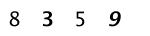
#> input picture keras_dir/biblio1/Project17_CaptchaBreaker/captcha_breaker/downloads/00315.jpg, 150 x 36 px; its folder holds only this picture in this run
$ python annotate.py
#> lines starting #> are read from the running program, lines starting #| are printed output that depends on the picture; after the words box and inside, x2 and y2 are one past the last pixel; in counts of white or black regions, pixels touching at a corner belong together
# import the necessary packages
from imutils import paths
import imutils
import cv2
import os

# construct the argparser
args = {
    'input': 'downloads',
    'annot': 'dataset'
}

# %% grab the image paths then initialise the dict of characters counts
imagePaths = list(paths.list_images(args['input']))
counts = {}

for i, imagePath in enumerate(imagePaths):
    # display an update to the user
    print(imagePath)
    print(f'[INFO] processing image {i + 1}/{len(imagePaths)}')

    try:
        # load the image and convert to grayscale then oad the image
        image = cv2.imread(imagePath)
#> image is the input picture: shape (36, 150, 3); min 0, max 255, mean 241.7
        gray = cv2.cvtColor(image, cv2.COLOR_BGR2GRAY)
        gray = cv2.copyMakeBorder(gray, 8, 8, 8, 8, cv2.BORDER_REPLICATE)
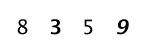
#> gray: shape (52, 166); min 0, max 255, mean 246.7

        # threshold the image to reveal the digits
        thresh = cv2.threshold(gray, 0, 255, cv2.THRESH_BINARY_INV |
                               cv2.THRESH_OTSU)[1]
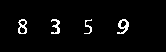
#> thresh: shape (52, 166); 3.2% white in thin lines or dots, all inside (x1, y1, x2, y2) = (18, 19, 129, 34)

        # find contours in the image, keeping only four largest
        cnts = cv2.findContours(thresh.copy(), cv2.RETR_EXTERNAL,
                                cv2.CHAIN_APPROX_SIMPLE)
#> cnts = 4 contours, 1 with area under 20; largest, box (x1, y1, x2, y2) and area: (18, 19, 27, 34) 92, (117, 19, 129, 34) 88, (51, 19, 60, 34) 42
        cnts = cnts[0]
        cnts = sorted(cnts, key=cv2.contourArea, reverse=True)[:4]

        # loop over the contours
        for c in cnts:
            # compute the bounding box for the contour then extract the digit
            x, y, w, h = cv2.boundingRect(c)
            roi = gray[y - 5:y + h + 5, x - 5:x + w + 5]

            # display the character making it large enuf for us to see then
            # wait for key press
            cv2.imshow("ROI", imutils.resize(roi, width=28))
            key = cv2.waitKey(0)

            # if key '`' is pressed, then ignore the character
            if key == ord("`"):
                print('[INFO] ignoring character......')
                continue

            # grab the key that was pressed and construct the path
            key = chr(key).upper()
            dirPath = os.path.sep.join([args['annot'], key])

            # if the output directory does not exist , create it
            if not os.path.exists(dirPath):
                os.makedirs(dirPath)

            # write the labelled character to file
            count = counts.get(key, 1)
            p = os.path.sep.join([dirPath, f"{str(count).zfill(6)}.png"])
            cv2.imwrite(p, roi)

            # increment the count for the current key
            counts[key] = count + 1
#> this loop made 4 passes; (key Esc is pressed on pass 1)
#> (x, w, count) on passes 1, 2, 4: (18, 9, 1), (117, 12, 1), (84, 8, 2)
#> (x, w, key, count) on pass 3: (51, 9, ' ', 1)
#> pass 1, `cv2.imshow("ROI", imutils.resize(roi, width=28))`:
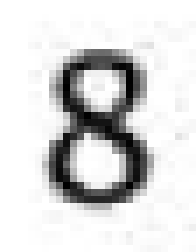
#> window 'ROI': shape (36, 28) (shown 7 times larger); min 0, max 255, mean 217.3
#> pass 2, `roi = gray[y - 5:y + h + 5, x - 5:x + w + 5]`:
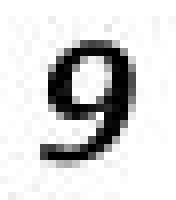
#> roi: shape (25, 22) (shown 8 times larger); min 0, max 255, mean 214.1
#> pass 2, `cv2.imshow("ROI", imutils.resize(roi, width=28))`:
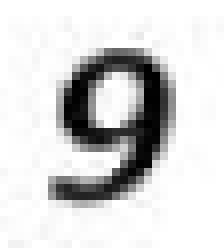
#> window 'ROI': shape (31, 28) (shown 8 times larger); min 0, max 255, mean 214
#> after the loop, counts = 3 items


    except KeyboardInterrupt:
        print('[INFO] manually leaving script')
        break

    except Exception as msg:
        print(msg)
        print('[INFO] skipping image')
